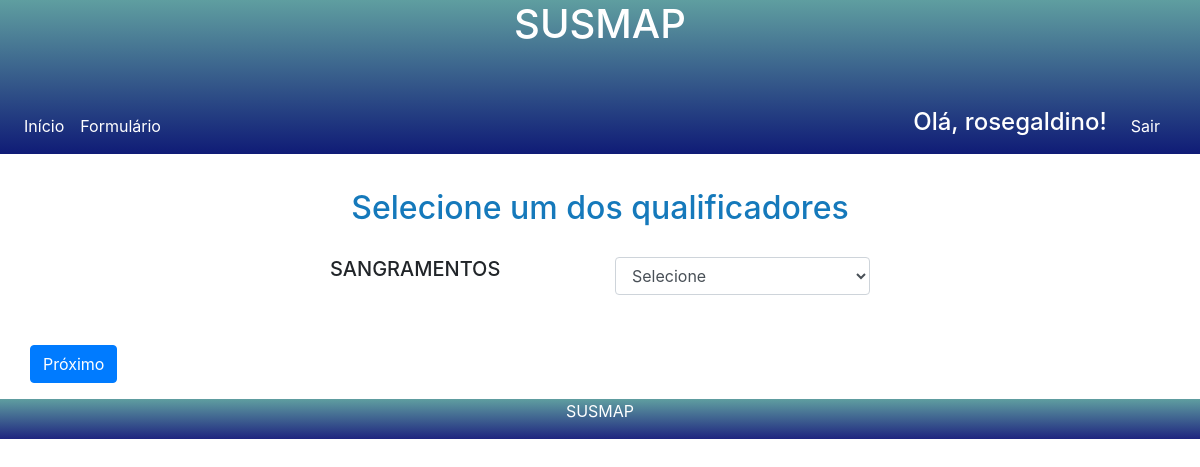
/card/forms/ (signed in), run on an earlier commit of the app's database.
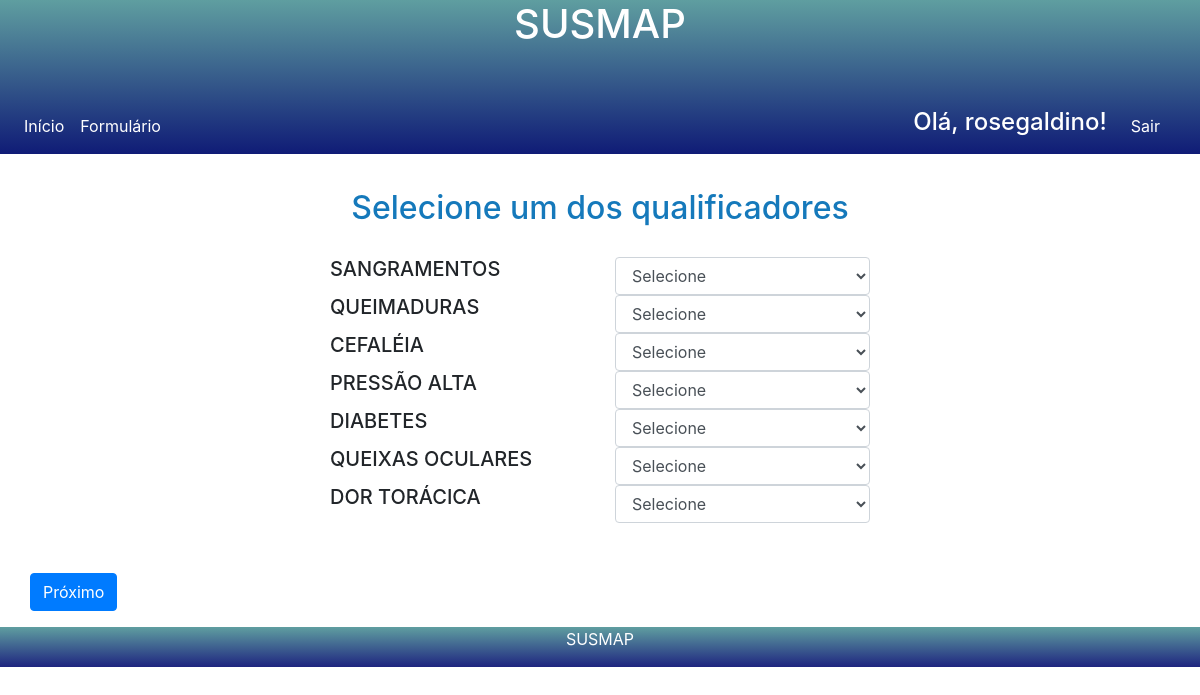
And on a later commit of the database.
### core/models.py (models this page shows, shortened)
class Paciente(models.Model):
    numeroSUS = models.CharField(max_length=10)
    ranking = models.CharField(max_length=300)
    user = models.OneToOneField(
        settings.AUTH_USER_MODEL,
        on_delete=models.SET_NULL,
        null=True,
    )

class Sintoma(models.Model):
    nome = models.CharField(max_length=50)
    descricao = models.TextField()
    class card:
        db_table = 'sintoma'

### core/views.py (the view)
# urls.py: path('card/forms/', views.forms),
@login_required(login_url='/login/')
def forms(request):
    sintoma =  Sintoma.objects.all()
    context = {'sintoma': sintoma}
    return render(request, 'model-formulario.html', context)

### templates/model-formulario.html (shortened to what this page needs)
{%extends "model-page.html" %}
{% block content %}
<form action="{% url 'core:unidades-listar'%}" method="post">{% csrf_token %}
<h1 class="titulo">Selecione um dos qualificadores</h1>
<section class="box-qualificadore">
    <div class="container campo-sintomas">
        {% for s in sintoma %}
        <div class="row">
            <div class="col-md-3"></div>
            <div class="col-md-3">
                <h5>{{s.nome}}</h5>
            </div>
            <div class="col-md-3">
                <select class="form-control" name="{{s.nome}}" >
                    <option value="">Selecione</option>
                </select>
           </div>
           <div class="col-md-3"></div>
        </div>
       {% endfor %}
    </div>
    <div class="container">
        <div class="row">
            <div class="butao1">
                <a href="#">
                    <button type="submit" class="btn btn-primary">Próximo</button>
                   </a>
            </div>
        </div>
    </div>
</section>
</form>
{% endblock %}

### templates/model-page.html (shortened to what this page needs)
<html>
    <head>
        {% include "model-header.html" %}
    </head>
    <body>
        {% block content %} {%endblock%}
        {% include "model-footer.html" %}
    </body>
</html>

### templates/model-header.html (shortened to what this page needs)
<link rel="stylesheet" href="https://maxcdn.bootstrapcdn.com/bootstrap/4.4.1/css/bootstrap.min.css">
<div class="header text-center">
    <h1>SUSMAP</h1>
    <nav class="navbar navbar-expand-lg menu-inicial">
        <div class="collapse navbar-collapse" id="menu">
          <ul class="navbar-nav">
            {% if request.user.paciente %}
            <li>
                <a class="nav-link" href="/susmap/all/">Início</a>
            </li>
            {% endif %}
            {% if request.user.paciente %}
            <li>
                <a class="nav-link" href="/card/forms">Formulário</a>
            </li>
            {% endif %}
          </ul>
        </div>
        {% if request.user.paciente %}
        <div class="mr-4" style="color: rgb(255, 255, 255)">
            <h4>Olá, {{user.paciente.user}}!</h4>
        </div>
        {% endif %}
        <div class="text-right mr-4 logout">
            <a href="/logout/">Sair</a>
        </div>
      </nav>
</div>

### templates/model-footer.html
<div class="text-center" style="background-image: linear-gradient(cadetblue, rgba(7, 14, 114, 0.904)); color: white;
                                                     width: 100%; position: absolute;">
    <p>SUSMAP</p>
</div>

### templates/model-header.html (style rules this page uses)
#menu a { color: white; }
.header { background-color: cadetblue; color: white; background-image: linear-gradient(cadetblue, rgba(7, 14, 114, 0.904)); }
.logout a { color: white; }
.navbar { margin-top: 50; }

### templates/model-formulario.html (style rules this page uses)
.titulo { text-align: center; font-size: 2em; margin-top: 35px; color: rgb(21, 121, 187); }
.butao1 { margin-top: 50; }
.campo-sintomas { margin-top: 30px; }

What changed in the data, as far as the page shows it:
added Sintoma: nome "QUEIMADURAS"
added Sintoma: nome "CEFALÉIA"
added Sintoma: nome "PRESSÃO ALTA"
added Sintoma: nome "DIABETES"
added Sintoma: nome "QUEIXAS OCULARES"
added Sintoma: nome "DOR TORÁCICA"
